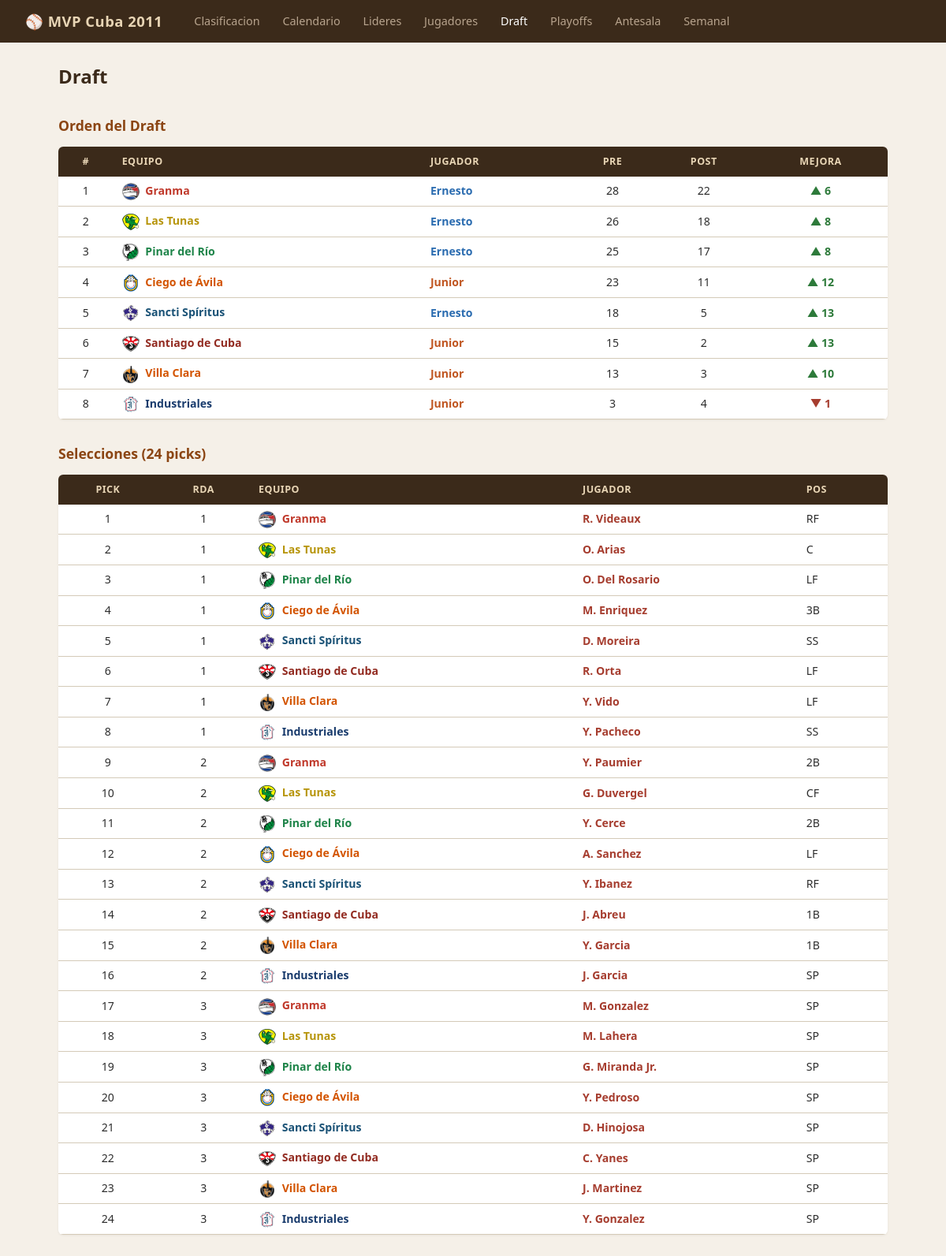
The app's page /draft with its own data.
### tables this page shows
CREATE TABLE teams (
            id INTEGER PRIMARY KEY,
            name TEXT NOT NULL,
            short_name TEXT NOT NULL,
            full_name TEXT NOT NULL,
            owner TEXT NOT NULL,
            rank_overall INTEGER,
            rank_pitching INTEGER,
            rank_batting INTEGER,
            rank_fielding INTEGER,
            rank_speed INTEGER,
            rank_pre_draft INTEGER,
            rank_post_draft INTEGER,
            color_primary TEXT,
            color_secondary TEXT,
            logo_file TEXT,
            banner_file TEXT
        );

CREATE TABLE draft_picks (
            id INTEGER PRIMARY KEY,
            pick_num INTEGER,
            round INTEGER,
            team_id INTEGER REFERENCES teams(id),
            player_id INTEGER REFERENCES players(id),
            position_drafted TEXT
        );

CREATE TABLE players (
            id INTEGER PRIMARY KEY,
            team_id INTEGER REFERENCES teams(id),
            name TEXT NOT NULL,
            full_name TEXT,
            position TEXT NOT NULL,
            bats_throws TEXT,
            role TEXT NOT NULL,
            lineup_order INTEGER,
            bullpen_role TEXT,
            is_drafted INTEGER DEFAULT 0,
            photo_file TEXT
        );

### blueprints/draft/routes.py (the view)
@draft_bp.route('/draft')
def draft() -> str:
    picks = get_draft_picks()
    teams = get_draft_teams()
    return render_template('draft.html', picks=picks, teams=teams)

### blueprints/draft/services.py (called while the page is built)
def get_draft_picks() -> list[sqlite3.Row]:
    return get_db().execute("""
        SELECT dp.*, t.name as team_name, t.short_name, t.owner, t.color_primary,
            t.rank_pre_draft, t.rank_post_draft, t.logo_file,
            p.name as player_name, p.id as player_id, p.position as player_position
        FROM draft_picks dp
        JOIN teams t ON dp.team_id = t.id
        LEFT JOIN players p ON dp.player_id = p.id
        ORDER BY dp.pick_num
    """).fetchall()

def get_draft_teams() -> list[sqlite3.Row]:
    return get_db().execute(
        "SELECT * FROM teams ORDER BY rank_pre_draft DESC"
    ).fetchall()

### db.py (called while the page is built)
def get_db() -> sqlite3.Connection:
    if 'db' not in g:
        from flask import current_app
        g.db = sqlite3.connect(current_app.config['DB_PATH'])
        g.db.row_factory = sqlite3.Row
        cursor = g.db.cursor()
        cursor.execute('PRAGMA journal_mode=WAL')
        cursor.execute('PRAGMA synchronous=NORMAL')
        cursor.execute('PRAGMA foreign_keys=ON')
        cursor.execute('PRAGMA busy_timeout=5000')
        cursor.close()
    return g.db

### templates/draft.html (shortened to what this page needs)
{% extends "base.html" %}
{% from 'components/team_link.html' import team_link %}
{% from 'components/owner_badge.html' import owner_badge %}
{% block content %}
<h1>Draft</h1>
<h2>Orden del Draft</h2>
<table>
    <thead>
        <tr><th class="num">#</th><th>Equipo</th><th>Jugador</th><th class="num">Pre</th><th class="num">Post</th><th class="num">Mejora</th></tr>
    </thead>
    <tbody>
    {% for t in teams %}
        {% set change = t.rank_pre_draft - t.rank_post_draft %}
        <tr>
            <td class="num">{{ loop.index }}</td>
            <td>{{ team_link(t.short_name, t.name, t.color_primary, t.logo_file) }}</td>
            <td>{{ owner_badge(t.owner) }}</td>
            <td class="num">{{ t.rank_pre_draft }}</td>
            <td class="num">{{ t.rank_post_draft }}</td>
            <td class="num {% if change > 0 %}change-up{% elif change < 0 %}change-down{% else %}change-same{% endif %}">
                {% if change > 0 %}&#9650; {{ change }}{% elif change < 0 %}&#9660; {{ change|abs }}{% else %}—{% endif %}
            </td>
        </tr>
    {% endfor %}
    </tbody>
</table>
<h2>Selecciones (24 picks)</h2>
<table>
    <thead>
        <tr><th class="num">Pick</th><th class="num">Rda</th><th>Equipo</th><th>Jugador</th><th>Pos</th></tr>
    </thead>
    <tbody>
    {% for p in picks %}
        <tr>
            <td class="num">{{ p.pick_num }}</td>
            <td class="num">{{ p.round }}</td>
            <td>{{ team_link(p.short_name, p.team_name, p.color_primary, p.logo_file) }}</td>
            <td>
                {% if p.player_id %}
                <a href="{{ url_for('players.player', player_id=p.player_id) }}" class="drafted">{{ p.player_name }}</a>
                {% else %}
                {{ p.player_name }}
                {% endif %}
            </td>
            <td>{{ p.position_drafted }}</td>
        </tr>
    {% endfor %}
    </tbody>
</table>
{% endblock %}

### templates/components/team_link.html
{% from 'components/logo_img.html' import logo_img %}
{% macro team_link(short_name, name, color, logo_file=None) %}
{{ logo_img(logo_file) }}
<a href="{{ url_for('teams.team', short=short_name) }}" style="color: {{ color }}; font-weight: 600;">{{ name }}</a>
{% endmacro %}

### templates/components/owner_badge.html
{% macro owner_badge(owner) %}
<span class="owner-{{ owner|lower }}">{{ owner }}</span>
{% endmacro %}

### templates/components/logo_img.html
{% macro logo_img(logo_file, css_class='inline-logo', alt='') %}
{% if logo_file %}
<img src="{{ url_for('static', filename='graphics/' + logo_file) }}" class="{{ css_class }}" alt="{{ alt }}">
{% endif %}
{% endmacro %}

### static/style.css (style rules this page uses)
:root { --bg: #f5f0e8; --bg-alt: #ece6da; --card: #ffffff; --text: #2d2d2d; --muted: #7a7a7a; --accent: #8b4513; --link: #5a3510; --green: #2d7a3a; --red: #a63d2f; --gold: #8b6914; --border: #d4cab8; --ernesto: #2b6cb0; --junior: #c05621; }
* { margin: 0; padding: 0; box-sizing: border-box; }
body { font-family: 'Segoe UI', system-ui, -apple-system, sans-serif; background: var(--bg); color: var(--text); line-height: 1.6; }
a { color: var(--link); text-decoration: none; }
h1 { color: #3b2a1a; margin-bottom: 1rem; font-size: 1.5rem; font-weight: 700; }
h2 { color: var(--accent); margin: 1.8rem 0 0.8rem; font-size: 1.1rem; font-weight: 600; }
table { width: 100%; border-collapse: collapse; margin-bottom: 1.5rem; background: var(--card); border-radius: 6px; overflow: hidden; box-shadow: 0 1px 3px rgba(0,0,0,0.06); }
th { background: #3b2a1a; color: #e8d5b5; padding: 0.55rem 0.7rem; text-align: left; font-size: 0.78rem; text-transform: uppercase; letter-spacing: 0.5px; font-weight: 600; }
td { padding: 0.45rem 0.7rem; border-bottom: 1px solid var(--border); font-size: 0.88rem; }
.num { text-align: center; }
.drafted { color: var(--red); font-weight: 600; }
.owner-ernesto { color: var(--ernesto); font-weight: 600; }
.owner-junior { color: var(--junior); font-weight: 600; }
.change-up { color: var(--green); font-weight: 600; }
.change-down { color: var(--red); font-weight: 600; }
.inline-logo { height: 22px; width: 22px; object-fit: contain; vertical-align: middle; margin-right: 4px; }

### records on screen
teams: logo_file (picture), name "Granma", owner "Ernesto", rank_pre_draft "28", rank_post_draft "22", change "6"
teams: logo_file (picture), name "Las Tunas", owner "Ernesto", rank_pre_draft "26", rank_post_draft "18", change "8"
teams: logo_file (picture), name "Pinar del Río", owner "Ernesto", rank_pre_draft "25", rank_post_draft "17", change "8"
teams: logo_file (picture), name "Ciego de Ávila", owner "Junior", rank_pre_draft "23", rank_post_draft "11", change "12"
teams: logo_file (picture), name "Sancti Spíritus", owner "Ernesto", rank_pre_draft "18", rank_post_draft "5", rank_pitching "13"
teams: logo_file (picture), name "Santiago de Cuba", owner "Junior", rank_pre_draft "15", rank_post_draft "2", change "13"
teams: logo_file (picture), name "Villa Clara", owner "Junior", rank_pre_draft "13", rank_post_draft "3", rank_batting "10"
teams: logo_file (picture), name "Industriales", owner "Junior", rank_pre_draft "3", rank_post_draft "4", change "1"
draft_picks: pick_num "1", round "1", logo_file (picture), player_name "R. Videaux", position_drafted "RF"
draft_picks: pick_num "2", round "1", logo_file (picture), player_name "O. Arias", position_drafted "C"
draft_picks: pick_num "3", round "1", logo_file (picture), player_name "O. Del Rosario", position_drafted "LF"
draft_picks: pick_num "4", round "1", logo_file (picture), player_name "M. Enriquez", position_drafted "3B"
draft_picks: pick_num "5", round "1", logo_file (picture), player_name "D. Moreira", position_drafted "SS"
draft_picks: pick_num "6", round "1", logo_file (picture), player_name "R. Orta", position_drafted "LF"
draft_picks: pick_num "7", round "1", logo_file (picture), player_name "Y. Vido", position_drafted "LF"
draft_picks: pick_num "8", round "1", logo_file (picture), player_name "Y. Pacheco", position_drafted "SS"
draft_picks: pick_num "9", round "2", logo_file (picture), player_name "Y. Paumier", position_drafted "2B"
draft_picks: pick_num "10", round "2", logo_file (picture), player_name "G. Duvergel", position_drafted "CF"
draft_picks: pick_num "11", round "2", logo_file (picture), player_name "Y. Cerce", position_drafted "2B"
draft_picks: pick_num "12", round "2", logo_file (picture), player_name "A. Sanchez", position_drafted "LF"
draft_picks: pick_num "13", round "2", logo_file (picture), player_name "Y. Ibanez", position_drafted "RF"
draft_picks: pick_num "14", round "2", logo_file (picture), player_name "J. Abreu", position_drafted "1B"
draft_picks: pick_num "15", round "2", logo_file (picture), player_name "Y. Garcia", position_drafted "1B"
draft_picks: pick_num "16", round "2", logo_file (picture), player_name "J. Garcia", position_drafted "SP"
draft_picks: pick_num "17", round "3", logo_file (picture), player_name "M. Gonzalez", position_drafted "SP"
draft_picks: pick_num "18", round "3", logo_file (picture), player_name "M. Lahera", position_drafted "SP"
draft_picks: pick_num "19", round "3", logo_file (picture), player_name "G. Miranda Jr.", position_drafted "SP"
draft_picks: pick_num "20", round "3", logo_file (picture), player_name "Y. Pedroso", position_drafted "SP"
draft_picks: pick_num "21", round "3", logo_file (picture), player_name "D. Hinojosa", position_drafted "SP"
draft_picks: pick_num "22", round "3", logo_file (picture), player_name "C. Yanes", position_drafted "SP"
draft_picks: pick_num "23", round "3", logo_file (picture), player_name "J. Martinez", position_drafted "SP"
draft_picks: pick_num "24", round "3", logo_file (picture), player_name "Y. Gonzalez", position_drafted "SP"
